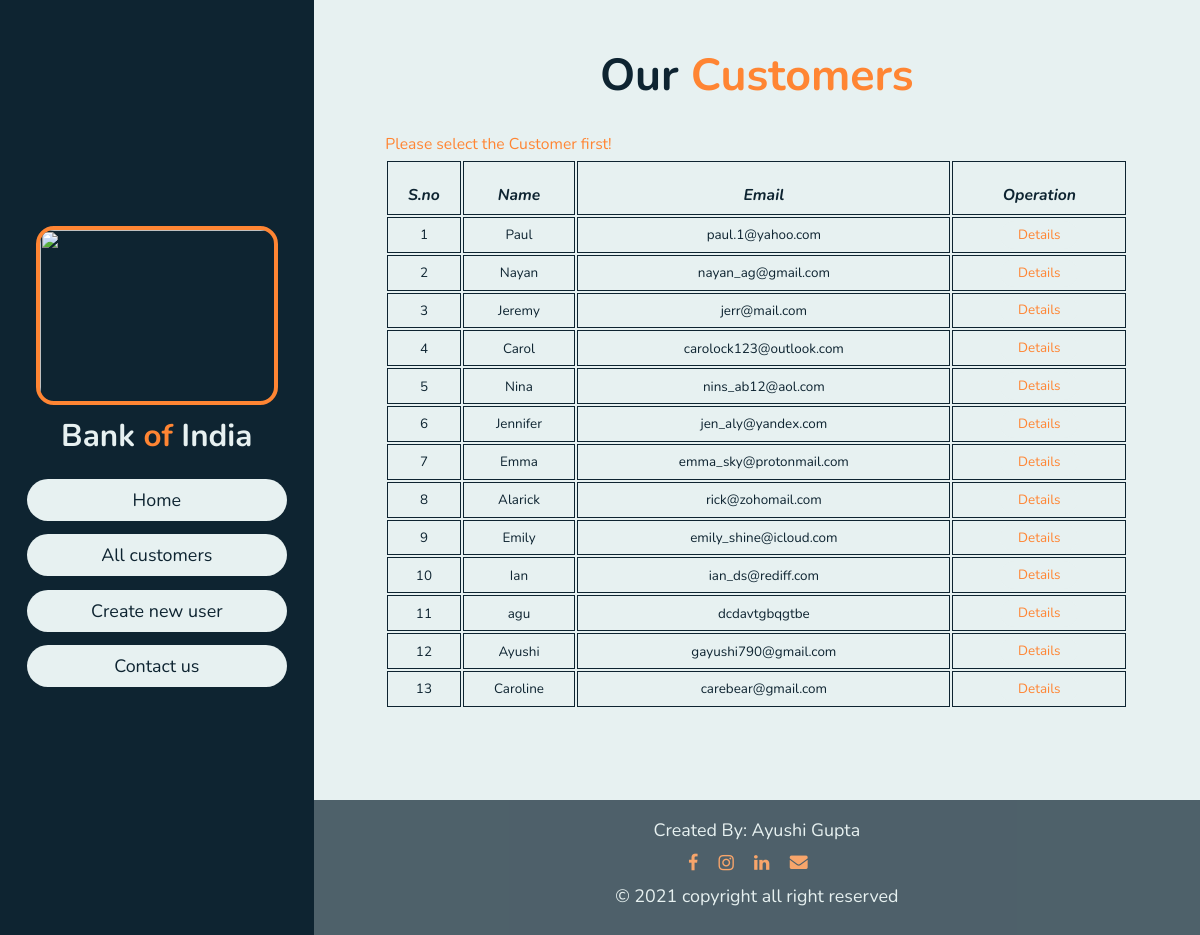
The app's page /users.php?id=error with its own data.
### tables this page shows
CREATE TABLE `tbl_users` (
  `id` int(10) UNSIGNED NOT NULL,
  `name` varchar(100) NOT NULL,
  `email` varchar(100) NOT NULL,
  `balance` decimal(10,2) NOT NULL,
  `password` varchar(255) DEFAULT NULL
);

### users.php (the view, shortened to what this page needs)
<?php
    include('partials/navBar.php');
?>
<section class="home" id="users">
        <h1 class="home-heading heading"> Our <span> Customers </span></h1>
        <div class="tbl_customers">
        <?php
            if(isset($_GET['id'])){
                $id=$_GET['id'];
                if($id == "error"){
                    ?>
                        <p class="error-msg"><span> Please select the Customer first!</span></p>
                    <?php
                }
            }
        ?>
            <table class = "tbl_users">
                <tr class = "heading_col">
                    <th><p>S.no</p></th>
                    <th><p>Name</p></th>
                    <th><p>Email</p></th>
                    <th><p>Operation</p></th>
                </tr>
                <?php
                    $sql="SELECT * FROM tbl_users";
                    $res=mysqli_query($conn,$sql);
                    if($res==TRUE){
                        $count = mysqli_num_rows($res);
                        if($count>0){
                            $sn = 1;
                            while($rows=mysqli_fetch_assoc($res)){
                                $id = $rows['id'];
                                $name=$rows['name'];
                                $email = $rows['email'];
                                ?><tr>
                                    <td><?php echo $sn++ ?></td>
                                    <td><?php echo $name?></td>
                                    <td><?php echo $email?></td>
                                    <td><a href="<?php echo SITEURL;?>check_password.php?id=<?php echo $id;?>" class="btn details">Details</a></td>
                                </tr>
                            <?php
                            }
                        }else{
                            ?>
                            <div><span>No user added</span></div>
                            <?php
                        }
                    }
                ?>
            </table>
        </div>
</section>
<?php
    include('partials/footer.php')
?>

### partials/navBar.php (shortened to what this page needs)
<!DOCTYPE html>
<html lang="en">
<head>
    <link rel="stylesheet" href="https://cdnjs.cloudflare.com/ajax/libs/font-awesome/5.15.3/css/all.min.css">
    <link rel="stylesheet" href="https://cdnjs.cloudflare.com/ajax/libs/font-awesome/4.7.0/css/font-awesome.min.css">
    <link rel="stylesheet" href="css/style.css">
</head>
<body>
    <header>
        <div class="user">
            <img src="img/display.jpg" alt="">
            <h3 class="name">Bank <span>of</span> India</h3>
        </div>
        <nav class="navBar">
            <ul>
                <li><a href="<?php echo SITEURL;?>index.php">Home</a></li>
                <li><a href="<?php echo SITEURL;?>users.php">All customers</a></li>
                <li><a href="<?php echo SITEURL;?>new_user.php">Create new user</a></li>
                <li><a href="<?php echo SITEURL;?>contact.php">Contact us</a></li>
            </ul>
        </nav>
    </header>

### partials/footer.php (shortened to what this page needs)
    <footer class="footer">
            <p class="footer_title">Created By: Ayushi Gupta</p>
            <div class="footer_social">
                <a href="https://www.facebook.com/profile.php?id=100028992665983" class="footer_icon" target="_blank" rel="noopener noreferrer"><i class="fa fa-facebook"></i></a>
                <a href="https://www.instagram.com/ayushiii_gupta/" class="footer_icon" target="_blank" rel="noopener noreferrer"><i class="fa fa-instagram"></i></a>
                <a href="https://www.linkedin.com/in/ayushi-gupta-7ab930174/" class="footer_icon" target="_blank" rel="noopener noreferrer"><i class="fa fa-linkedin"></i></a>
                <a href="mailto:gayushi790@gmail.com" class="footer_icon"><i class="fas fa-envelope" target="_blank" rel="noopener noreferrer"></i></a>
            </div>
            <p>&#169; 2021 copyright all right reserved</p>
        </footer>
</body>
</html>

### css/style.css (style rules this page uses)
:root { --first-color: #ff8533; --second-color:rgb(231, 241, 241); --third-color:#0e2431; --bg-color: rgb(231, 241, 241); --header-color: #0e2431; --green-color: #99ff33; --red-color: #ff9999; --transfer-color: #99b3ff; }
* { font-family: 'Nunito', sans-serif; margin: 0; padding: 0; box-sizing: border-box; text-decoration: none; outline: none; border: none; transition: all .2s linear; }
span { color: var(--first-color); }
html { font-size: 62.5%; overflow-x: hidden; }
body { background: var(--bg-color); overflow-x: hidden; padding-left: 35rem; }
section { min-height: 100vh; padding: 1rem; }
.btn { padding: .7rem 3rem; background:var(--second-color); color: var(--first-color); cursor: pointer; margin-top: 1rem; font-size: 2rem; border-radius: 5rem; }
header { position: fixed; top: 0; left: 0; z-index: 1000; height: 100%; width: 35rem; background: var(--header-color); display: flex; align-items: center; justify-content: center; flex-flow: column; text-align: center; }
header .user img { height: 20rem; width: 27rem; border-radius:2rem; object-fit: cover; margin-bottom: 1rem; border: .5rem solid var(--first-color); }
header .user .name { font-size: 3.5rem; }
header .navBar { width: 100%; }
header .navBar ul { list-style: none; padding: 1rem 3rem; }
header .navBar ul li a { display: block; padding: 1rem; margin: 1.5rem 0; background: var(--second-color); color: var(--third-color); font-size: 2rem; border-radius: 5rem; }
h3 { font-size: 2.5rem; color: var(--second-color); }
h1 { font-size: 5rem; color: var(--third-color); }
p { font-size: 1.75rem; color: var(--third-color); }
.heading { text-align: center; margin: 0 7rem; padding: 4rem 1rem; padding-bottom: 2rem; border-bottom: .1rem solid var(--third-color); }
#users .heading { border: none; }
.tbl_customers { margin: 0 6rem; padding: 0 1rem; }
.error-msg { margin-bottom: .5rem; color: var(--first-color); }
.tbl_users { width: 100%; font-size: 1.5rem; }
table tr th, table tr td { border: 1px solid var(--third-color); color: var(--third-color); padding:1% ; padding-top: 3%; text-align:center; margin: 0; font-style: italic; }
table tr td { padding:1%; font-style: normal; }
.transfer-money, .details, .contact { font-size: inherit; color: var(--first-color); }
table tr th p { color: var(--third-color); }
#users .btn { padding: .5rem 2rem; }
.footer { background-color: var(--third-color); opacity: .7; text-align: center; font-weight: var(--font-semi); padding: 2rem 0; }
.footer p { color: var(--second-color); font-size: 2rem; margin-bottom: 1rem; }
.footer_social { margin-bottom: 1rem; }
.footer_icon { font-size: 2rem; color: var(--first-color); margin: 0 1rem; }
@media (max-width: 1200px) { html { font-size: 56%; } }

### records on screen
tbl_users: name "Paul", email "paul.1@yahoo.com"
tbl_users: name "Nayan", email "nayan_ag@gmail.com"
tbl_users: name "Jeremy", email "jerr@mail.com"
tbl_users: name "Carol", email "carolock123@outlook.com"
tbl_users: name "Nina", email "nins_ab12@aol.com"
tbl_users: name "Jennifer", email "jen_aly@yandex.com"
tbl_users: name "Emma", email "emma_sky@protonmail.com"
tbl_users: name "Alarick", email "rick@zohomail.com"
tbl_users: name "Emily", email "emily_shine@icloud.com"
tbl_users: name "Ian", email "ian_ds@rediff.com"
tbl_users: name "agu", email "dcdavtgbqgtbe"
tbl_users: name "Ayushi", email "gayushi790@gmail.com"
tbl_users: name "Caroline", email "carebear@gmail.com"
